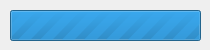
<?xml version="1.0" encoding="UTF-8"?>
<ui version="4.0">
 <class>Dialog</class>
 <widget class="QDialog" name="Dialog">
  <property name="windowModality">
   <enum>Qt::ApplicationModal</enum>
  </property>
  <property name="geometry">
   <rect>
    <x>0</x>
    <y>0</y>
    <width>210</width>
    <height>50</height>
   </rect>
  </property>
  <property name="sizePolicy">
   <sizepolicy hsizetype="Preferred" vsizetype="Preferred">
    <horstretch>0</horstretch>
    <verstretch>0</verstretch>
   </sizepolicy>
  </property>
  <property name="windowTitle">
   <string>Dialog</string>
  </property>
  <property name="modal">
   <bool>true</bool>
  </property>
  <widget class="QProgressBar" name="progressBar">
   <property name="geometry">
    <rect>
     <x>10</x>
     <y>10</y>
     <width>191</width>
     <height>31</height>
    </rect>
   </property>
   <property name="maximum">
    <number>0</number>
   </property>
   <property name="value">
    <number>-1</number>
   </property>
   <property name="orientation">
    <enum>Qt::Horizontal</enum>
   </property>
   <property name="textDirection">
    <enum>QProgressBar::TopToBottom</enum>
   </property>
   <property name="format">
    <string>%p%</string>
   </property>
  </widget>
 </widget>
 <resources/>
 <connections/>
</ui>
